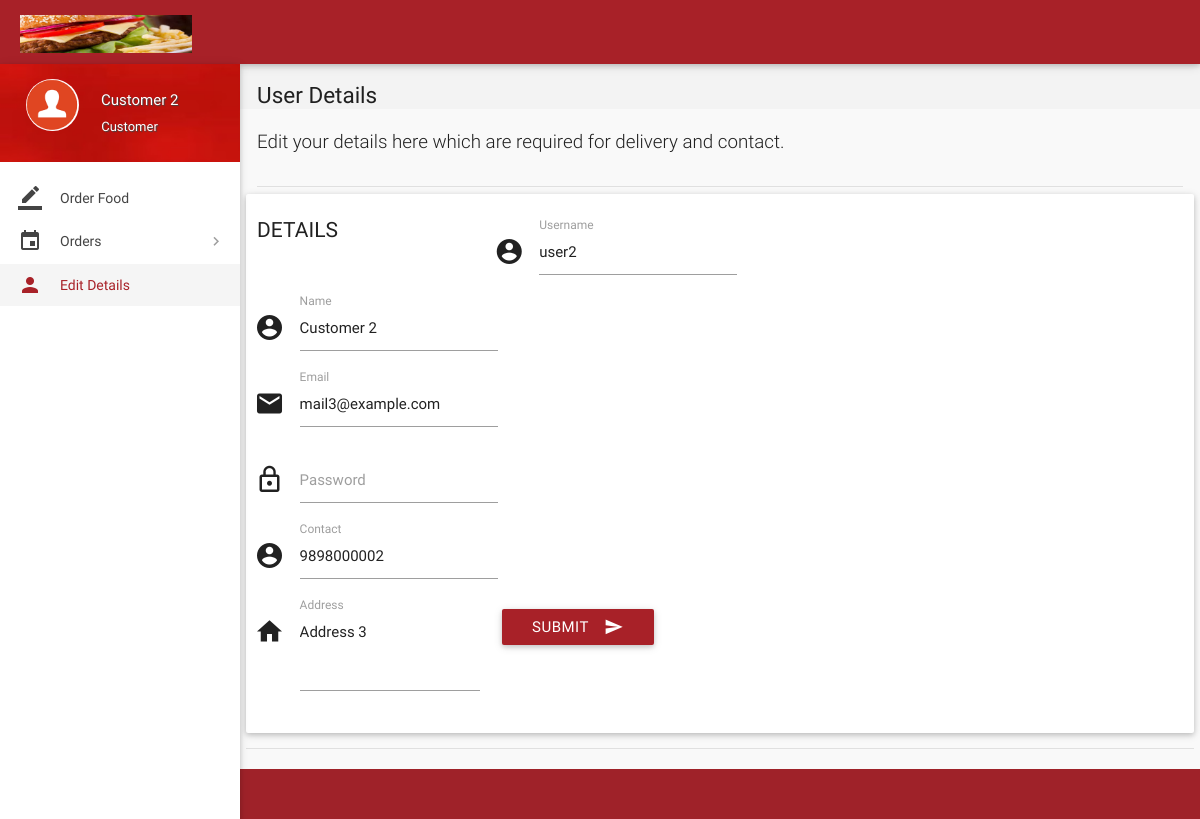
/details.php (signed in), run on the app's committed database.
### tables this page shows
CREATE TABLE `users` (
  `id` int(11) NOT NULL,
  `role` varchar(15) NOT NULL DEFAULT 'Customer',
  `name` varchar(15) NOT NULL,
  `username` varchar(10) NOT NULL,
  `password` varchar(16) NOT NULL,
  `email` varchar(35) NULL,
  `address` varchar(300) NULL,
  `contact` bigint(11) NOT NULL,
  `verified` tinyint(1) NOT NULL DEFAULT '0',
  `deleted` tinyint(4) NOT NULL DEFAULT '0'
);

### includes/connect.php (called while the page is built, shortened)
<?php
$role = $_SESSION['role'];
?>

### details.php (the view, shortened to what this page needs)
<?php
include 'includes/connect.php';
$user_id = $_SESSION['user_id'];
$result = mysqli_query($con, "SELECT * FROM users where id = $user_id");
while($row = mysqli_fetch_array($result)){
$name = $row['name'];
$address = $row['address'];
$contact = $row['contact'];
$email = $row['email'];
$username = $row['username'];
}
	if($_SESSION['customer_sid']==session_id())
	{
		?>
<!DOCTYPE html>
<html lang="en">
<head>
  <link href="css/materialize.min.css" type="text/css" rel="stylesheet" media="screen,projection">
  <link href="css/style.min.css" type="text/css" rel="stylesheet" media="screen,projection">
  <link href="css/custom/custom.min.css" type="text/css" rel="stylesheet" media="screen,projection">
  <link href="js/plugins/perfect-scrollbar/perfect-scrollbar.css" type="text/css" rel="stylesheet" media="screen,projection">
</head>
<body>
  <header id="header" class="page-topbar">
        <div class="navbar-fixed">
            <nav class="navbar-color">
                <div class="nav-wrapper">
                    <ul class="left">
                      <li><h1 class="logo-wrapper"><a href="index.php" class="brand-logo darken-1"><img src="images/m1-logo.jpg" alt="logo"></a> <span class="logo-text">Logo</span></h1></li>
                    </ul>
                </div>
            </nav>
        </div>
  </header>
  <div id="main">
    <div class="wrapper">
      <aside id="left-sidebar-nav">
        <ul id="slide-out" class="side-nav fixed leftside-navigation">
            <li class="user-details cyan darken-2">
            <div class="row">
                <div class="col col s4 m4 l4">
                    <img src="images/download.png" alt="" class="circle responsive-img valign profile-image">
                </div>
                <div class="col col s8 m8 l8">
                    <a class="btn-flat dropdown-button waves-effect waves-light white-text profile-btn" href="#" data-activates="profile-dropdown"><?php echo $name;?> <i class="mdi-navigation-arrow-drop-down right"></i></a>
                    <p class="user-roal"><?php echo $role;?></p>
                </div>
            </div>
            </li>
            <li class="bold"><a href="index.php" class="waves-effect waves-cyan"><i class="mdi-editor-border-color"></i> Order Food</a>
            </li>
                <li class="no-padding">
                    <ul class="collapsible collapsible-accordion">
                        <li class="bold"><a class="collapsible-header waves-effect waves-cyan"><i class="mdi-editor-insert-invitation"></i> Orders</a>
                        </li>
                    </ul>
                </li>
            <li class="bold active"><a href="details.php" class="waves-effect waves-cyan"><i class="mdi-social-person"></i> Edit Details</a>
            </li>
        </ul>
        </aside>
      <section id="content">
        <div id="breadcrumbs-wrapper">
          <div class="container">
            <div class="row">
              <div class="col s12 m12 l12">
                <h5 class="breadcrumbs-title">User Details</h5>
              </div>
            </div>
          </div>
        </div>
        <div class="container">
          <p class="caption">Edit your details here which are required for delivery and contact.</p>
          <div class="divider"></div>
            <div class="row">
              <div class="col s12 m4 l3">
                <h4 class="header">Details</h4>
              </div>
<div>
                <div class="card-panel">
                  <div class="row">
                    <form class="formValidate" id="formValidate" method="post" action="routers/details-router.php" novalidate="novalidate"class="col s12">
                      <div class="row">
                        <div class="input-field col s12">
                          <i class="mdi-action-account-circle prefix"></i>
                          <input name="username" id="username" type="text" value="<?php echo $username;?>" data-error=".errorTxt1">
                          <label for="username" class="">Username</label>
                        </div>
                      </div>
                      <div class="row">
                        <div class="input-field col s12">
                          <i class="mdi-action-account-circle prefix"></i>
                          <input name="name" id="name" type="text" value="<?php echo $name;?>" data-error=".errorTxt2">
                          <label for="name" class="">Name</label>
                        </div>
                      </div>
                      <div class="row">
                        <div class="input-field col s12">
                          <i class="mdi-communication-email prefix"></i>
                          <input name="email" id="email" type="email" value="<?php echo $email;?>" data-error=".errorTxt3">
                          <label for="email" class="">Email</label>
                        </div>
                      </div>
                      <div class="row">
                        <div class="input-field col s12">
                          <i class="mdi-action-lock-outline prefix"></i>
                          <input name="password" id="password" type="password" data-error=".errorTxt4">
                          <label for="password" class="">Password</label>
                        </div>
                      </div>
                      <div class="row">
                        <div class="input-field col s12">
                          <i class="mdi-action-account-circle prefix"></i>
                          <input name="phone" id="phone" type="number" value="<?php echo $contact;?>" data-error=".errorTxt5">
                          <label for="phone" class="">Contact</label>
                        </div>
                      </div>
                      <div class="row">
                        <div class="input-field col s12">
                          <i class="mdi-action-home prefix"></i>
                          <textarea name="address" id="address" class="materialize-textarea validate" data-error=".errorTxt6"><?php echo $address;?></textarea>
                          <label for="address" class="">Address</label>
                        </div>
                        <div class="row">
                          <div class="input-field col s12">
                            <button class="btn cyan waves-effect waves-light right" type="submit" name="action">Submit
                              <i class="mdi-content-send right"></i>
                            </button>
                          </div>
                        </div>
                      </div>
                    </form>
                  </div>
                </div>
              </div>
            <div class="divider"></div>
          </div>
      </section>
    </div>
  </div>
  <footer class="page-footer">
    <div class="footer-copyright">
    </div>
  </footer>
</body>
</html>
<?php
	}
?>

### details.php (style rules this page uses)
.input-field label.active { width:100%; }

### data on the page
users: name "Customer 2", username "user2", email "mail3@example.com", phone "9898000002", address "Address 3"

### other printed values
$role "Customer"
